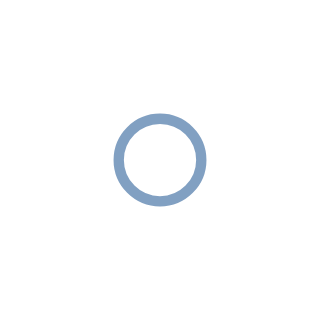

The Vega-Lite source for this figure:
### Vega specification from a JSON file in a GitHub repository (floating-point values rounded to 4 significant figures)
{"$schema": "http://vega.github.io/schema/vega/v3.0.json", "autosize": "pad", "padding": 5, "encode": {"update": {"fill": {"value": "transparent"}}}, "data": [{"name": "source_0", "values": [{}], "format": {"type": "json"}}], "signals": [{"name": "width", "update": "21"}, {"name": "height", "update": "21"}], "marks": [{"name": "marks", "type": "symbol", "role": "point", "from": {"data": "source_0"}, "encode": {"update": {"x": {"value": 10.5}, "y": {"value": 10.5}, "stroke": {"value": "#4c78a8"}, "fill": {"value": "transparent"}, "opacity": {"value": 0.7}}}}]}
